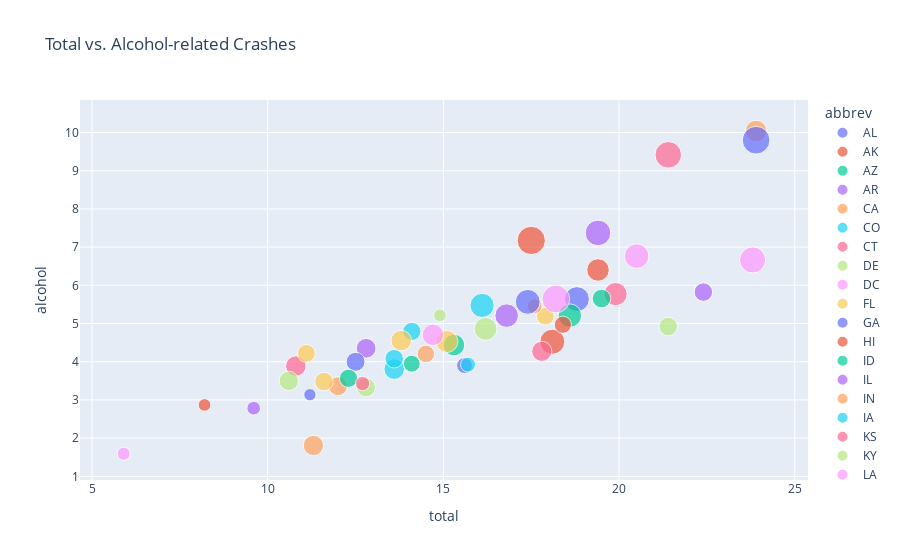

The code cell stored with this chart in its notebook:
### Markdown cell above
**Interpretation:**

The scatter plot would depict the relationship between the total number of crashes and insurance premiums for each state. Each state would be represented as a point, with its position determined by the total number of crashes (on the x-axis) and insurance premiums (on the y-axis). The color of each point would represent the state abbreviation. This visualization can help determine if states with higher numbers of crashes also have higher insurance premiums, indicating a potential correlation between risk and cos

### Code cell
# plot 9: Bubble Plot of Total Crashes vs. Alcohol-related Crashe
fig9 = px.scatter(df, x='total', y='alcohol', size='speeding', title='Total vs. Alcohol-related Crashes', color='abbrev')
fig9.show()

### Figure 1 — Plotly figure (JSON) as saved in the notebook; plotly's stock layout.template omitted (floating-point values rounded to 4 significant figures)
{"data": [{"hovertemplate": "abbrev=AL<br>total=%{x}<br>alcohol=%{y}<br>speeding=%{marker.size}<extra></extra>", "legendgroup": "AL", "marker": {"color": "#636efa", "size": [7.332], "sizemode": "area", "sizeref": 0.02362, "symbol": "circle"}, "mode": "markers", "name": "AL", "orientation": "v", "showlegend": true, "type": "scatter", "x": [18.8], "xaxis": "x", "y": [5.64], "yaxis": "y"}, {"hovertemplate": "abbrev=AK<br>total=%{x}<br>alcohol=%{y}<br>speeding=%{marker.size}<extra></extra>", "legendgroup": "AK", "marker": {"color": "#EF553B", "size": [7.421], "sizemode": "area", "sizeref": 0.02362, "symbol": "circle"}, "mode": "markers", "name": "AK", "orientation": "v", "showlegend": true, "type": "scatter", "x": [18.1], "xaxis": "x", "y": [4.525], "yaxis": "y"}, {"hovertemplate": "abbrev=AZ<br>total=%{x}<br>alcohol=%{y}<br>speeding=%{marker.size}<extra></extra>", "legendgroup": "AZ", "marker": {"color": "#00cc96", "size": [6.51], "sizemode": "area", "sizeref": 0.02362, "symbol": "circle"}, "mode": "markers", "name": "AZ", "orientation": "v", "showlegend": true, "type": "scatter", "x": [18.6], "xaxis": "x", "y": [5.208], "yaxis": "y"}, {"hovertemplate": "abbrev=AR<br>total=%{x}<br>alcohol=%{y}<br>speeding=%{marker.size}<extra></extra>", "legendgroup": "AR", "marker": {"color": "#ab63fa", "size": [4.032], "sizemode": "area", "sizeref": 0.02362, "symbol": "circle"}, "mode": "markers", "name": "AR", "orientation": "v", "showlegend": true, "type": "scatter", "x": [22.4], "xaxis": "x", "y": [5.824], "yaxis": "y"}, {"hovertemplate": "abbrev=CA<br>total=%{x}<br>alcohol=%{y}<br>speeding=%{marker.size}<extra></extra>", "legendgroup": "CA", "marker": {"color": "#FFA15A", "size": [4.2], "sizemode": "area", "sizeref": 0.02362, "symbol": "circle"}, "mode": "markers", "name": "CA", "orientation": "v", "showlegend": true, "type": "scatter", "x": [12], "xaxis": "x", "y": [3.36], "yaxis": "y"}, {"hovertemplate": "abbrev=CO<br>total=%{x}<br>alcohol=%{y}<br>speeding=%{marker.size}<extra></extra>", "legendgroup": "CO", "marker": {"color": "#19d3f3", "size": [5.032], "sizemode": "area", "sizeref": 0.02362, "symbol": "circle"}, "mode": "markers", "name": "CO", "orientation": "v", "showlegend": true, "type": "scatter", "x": [13.6], "xaxis": "x", "y": [3.808], "yaxis": "y"}, {"hovertemplate": "abbrev=CT<br>total=%{x}<br>alcohol=%{y}<br>speeding=%{marker.size}<extra></extra>", "legendgroup": "CT", "marker": {"color": "#FF6692", "size": [4.968], "sizemode": "area", "sizeref": 0.02362, "symbol": "circle"}, "mode": "markers", "name": "CT", "orientation": "v", "showlegend": true, "type": "scatter", "x": [10.8], "xaxis": "x", "y": [3.888], "yaxis": "y"}, {"hovertemplate": "abbrev=DE<br>total=%{x}<br>alcohol=%{y}<br>speeding=%{marker.size}<extra></extra>", "legendgroup": "DE", "marker": {"color": "#B6E880", "size": [6.156], "sizemode": "area", "sizeref": 0.02362, "symbol": "circle"}, "mode": "markers", "name": "DE", "orientation": "v", "showlegend": true, "type": "scatter", "x": [16.2], "xaxis": "x", "y": [4.86], "yaxis": "y"}, {"hovertemplate": "abbrev=DC<br>total=%{x}<br>alcohol=%{y}<br>speeding=%{marker.size}<extra></extra>", "legendgroup": "DC", "marker": {"color": "#FF97FF", "size": [2.006], "sizemode": "area", "sizeref": 0.02362, "symbol": "circle"}, "mode": "markers", "name": "DC", "orientation": "v", "showlegend": true, "type": "scatter", "x": [5.9], "xaxis": "x", "y": [1.593], "yaxis": "y"}, {"hovertemplate": "abbrev=FL<br>total=%{x}<br>alcohol=%{y}<br>speeding=%{marker.size}<extra></extra>", "legendgroup": "FL", "marker": {"color": "#FECB52", "size": [3.759], "sizemode": "area", "sizeref": 0.02362, "symbol": "circle"}, "mode": "markers", "name": "FL", "orientation": "v", "showlegend": true, "type": "scatter", "x": [17.9], "xaxis": "x", "y": [5.191], "yaxis": "y"}, {"hovertemplate": "abbrev=GA<br>total=%{x}<br>alcohol=%{y}<br>speeding=%{marker.size}<extra></extra>", "legendgroup": "GA", "marker": {"color": "#636efa", "size": [2.964], "sizemode": "area", "sizeref": 0.02362, "symbol": "circle"}, "mode": "markers", "name": "GA", "orientation": "v", "showlegend": true, "type": "scatter", "x": [15.6], "xaxis": "x", "y": [3.9], "yaxis": "y"}, {"hovertemplate": "abbrev=HI<br>total=%{x}<br>alcohol=%{y}<br>speeding=%{marker.size}<extra></extra>", "legendgroup": "HI", "marker": {"color": "#EF553B", "size": [9.45], "sizemode": "area", "sizeref": 0.02362, "symbol": "circle"}, "mode": "markers", "name": "HI", "orientation": "v", "showlegend": true, "type": "scatter", "x": [17.5], "xaxis": "x", "y": [7.175], "yaxis": "y"}, {"hovertemplate": "abbrev=ID<br>total=%{x}<br>alcohol=%{y}<br>speeding=%{marker.size}<extra></extra>", "legendgroup": "ID", "marker": {"color": "#00cc96", "size": [5.508], "sizemode": "area", "sizeref": 0.02362, "symbol": "circle"}, "mode": "markers", "name": "ID", "orientation": "v", "showlegend": true, "type": "scatter", "x": [15.3], "xaxis": "x", "y": [4.437], "yaxis": "y"}, {"hovertemplate": "abbrev=IL<br>total=%{x}<br>alcohol=%{y}<br>speeding=%{marker.size}<extra></extra>", "legendgroup": "IL", "marker": {"color": "#ab63fa", "size": [4.608], "sizemode": "area", "sizeref": 0.02362, "symbol": "circle"}, "mode": "markers", "name": "IL", "orientation": "v", "showlegend": true, "type": "scatter", "x": [12.8], "xaxis": "x", "y": [4.352], "yaxis": "y"}, {"hovertemplate": "abbrev=IN<br>total=%{x}<br>alcohol=%{y}<br>speeding=%{marker.size}<extra></extra>", "legendgroup": "IN", "marker": {"color": "#FFA15A", "size": [3.625], "sizemode": "area", "sizeref": 0.02362, "symbol": "circle"}, "mode": "markers", "name": "IN", "orientation": "v", "showlegend": true, "type": "scatter", "x": [14.5], "xaxis": "x", "y": [4.205], "yaxis": "y"}, {"hovertemplate": "abbrev=IA<br>total=%{x}<br>alcohol=%{y}<br>speeding=%{marker.size}<extra></extra>", "legendgroup": "IA", "marker": {"color": "#19d3f3", "size": [2.669], "sizemode": "area", "sizeref": 0.02362, "symbol": "circle"}, "mode": "markers", "name": "IA", "orientation": "v", "showlegend": true, "type": "scatter", "x": [15.7], "xaxis": "x", "y": [3.925], "yaxis": "y"}, {"hovertemplate": "abbrev=KS<br>total=%{x}<br>alcohol=%{y}<br>speeding=%{marker.size}<extra></extra>", "legendgroup": "KS", "marker": {"color": "#FF6692", "size": [4.806], "sizemode": "area", "sizeref": 0.02362, "symbol": "circle"}, "mode": "markers", "name": "KS", "orientation": "v", "showlegend": true, "type": "scatter", "x": [17.8], "xaxis": "x", "y": [4.272], "yaxis": "y"}, {"hovertemplate": "abbrev=KY<br>total=%{x}<br>alcohol=%{y}<br>speeding=%{marker.size}<extra></extra>", "legendgroup": "KY", "marker": {"color": "#B6E880", "size": [4.066], "sizemode": "area", "sizeref": 0.02362, "symbol": "circle"}, "mode": "markers", "name": "KY", "orientation": "v", "showlegend": true, "type": "scatter", "x": [21.4], "xaxis": "x", "y": [4.922], "yaxis": "y"}, {"hovertemplate": "abbrev=LA<br>total=%{x}<br>alcohol=%{y}<br>speeding=%{marker.size}<extra></extra>", "legendgroup": "LA", "marker": {"color": "#FF97FF", "size": [7.175], "sizemode": "area", "sizeref": 0.02362, "symbol": "circle"}, "mode": "markers", "name": "LA", "orientation": "v", "showlegend": true, "type": "scatter", "x": [20.5], "xaxis": "x", "y": [6.765], "yaxis": "y"}, {"hovertemplate": "abbrev=ME<br>total=%{x}<br>alcohol=%{y}<br>speeding=%{marker.size}<extra></extra>", "legendgroup": "ME", "marker": {"color": "#FECB52", "size": [5.738], "sizemode": "area", "sizeref": 0.02362, "symbol": "circle"}, "mode": "markers", "name": "ME", "orientation": "v", "showlegend": true, "type": "scatter", "x": [15.1], "xaxis": "x", "y": [4.53], "yaxis": "y"}, {"hovertemplate": "abbrev=MD<br>total=%{x}<br>alcohol=%{y}<br>speeding=%{marker.size}<extra></extra>", "legendgroup": "MD", "marker": {"color": "#636efa", "size": [4.25], "sizemode": "area", "sizeref": 0.02362, "symbol": "circle"}, "mode": "markers", "name": "MD", "orientation": "v", "showlegend": true, "type": "scatter", "x": [12.5], "xaxis": "x", "y": [4], "yaxis": "y"}, {"hovertemplate": "abbrev=MA<br>total=%{x}<br>alcohol=%{y}<br>speeding=%{marker.size}<extra></extra>", "legendgroup": "MA", "marker": {"color": "#EF553B", "size": [1.886], "sizemode": "area", "sizeref": 0.02362, "symbol": "circle"}, "mode": "markers", "name": "MA", "orientation": "v", "showlegend": true, "type": "scatter", "x": [8.2], "xaxis": "x", "y": [2.87], "yaxis": "y"}, {"hovertemplate": "abbrev=MI<br>total=%{x}<br>alcohol=%{y}<br>speeding=%{marker.size}<extra></extra>", "legendgroup": "MI", "marker": {"color": "#00cc96", "size": [3.384], "sizemode": "area", "sizeref": 0.02362, "symbol": "circle"}, "mode": "markers", "name": "MI", "orientation": "v", "showlegend": true, "type": "scatter", "x": [14.1], "xaxis": "x", "y": [3.948], "yaxis": "y"}, {"hovertemplate": "abbrev=MN<br>total=%{x}<br>alcohol=%{y}<br>speeding=%{marker.size}<extra></extra>", "legendgroup": "MN", "marker": {"color": "#ab63fa", "size": [2.208], "sizemode": "area", "sizeref": 0.02362, "symbol": "circle"}, "mode": "markers", "name": "MN", "orientation": "v", "showlegend": true, "type": "scatter", "x": [9.6], "xaxis": "x", "y": [2.784], "yaxis": "y"}, {"hovertemplate": "abbrev=MS<br>total=%{x}<br>alcohol=%{y}<br>speeding=%{marker.size}<extra></extra>", "legendgroup": "MS", "marker": {"color": "#FFA15A", "size": [2.64], "sizemode": "area", "sizeref": 0.02362, "symbol": "circle"}, "mode": "markers", "name": "MS", "orientation": "v", "showlegend": true, "type": "scatter", "x": [17.6], "xaxis": "x", "y": [5.456], "yaxis": "y"}, {"hovertemplate": "abbrev=MO<br>total=%{x}<br>alcohol=%{y}<br>speeding=%{marker.size}<extra></extra>", "legendgroup": "MO", "marker": {"color": "#19d3f3", "size": [6.923], "sizemode": "area", "sizeref": 0.02362, "symbol": "circle"}, "mode": "markers", "name": "MO", "orientation": "v", "showlegend": true, "type": "scatter", "x": [16.1], "xaxis": "x", "y": [5.474], "yaxis": "y"}, {"hovertemplate": "abbrev=MT<br>total=%{x}<br>alcohol=%{y}<br>speeding=%{marker.size}<extra></extra>", "legendgroup": "MT", "marker": {"color": "#FF6692", "size": [8.346], "sizemode": "area", "sizeref": 0.02362, "symbol": "circle"}, "mode": "markers", "name": "MT", "orientation": "v", "showlegend": true, "type": "scatter", "x": [21.4], "xaxis": "x", "y": [9.416], "yaxis": "y"}, {"hovertemplate": "abbrev=NE<br>total=%{x}<br>alcohol=%{y}<br>speeding=%{marker.size}<extra></extra>", "legendgroup": "NE", "marker": {"color": "#B6E880", "size": [1.937], "sizemode": "area", "sizeref": 0.02362, "symbol": "circle"}, "mode": "markers", "name": "NE", "orientation": "v", "showlegend": true, "type": "scatter", "x": [14.9], "xaxis": "x", "y": [5.215], "yaxis": "y"}, {"hovertemplate": "abbrev=NV<br>total=%{x}<br>alcohol=%{y}<br>speeding=%{marker.size}<extra></extra>", "legendgroup": "NV", "marker": {"color": "#FF97FF", "size": [5.439], "sizemode": "area", "sizeref": 0.02362, "symbol": "circle"}, "mode": "markers", "name": "NV", "orientation": "v", "showlegend": true, "type": "scatter", "x": [14.7], "xaxis": "x", "y": [4.704], "yaxis": "y"}, {"hovertemplate": "abbrev=NH<br>total=%{x}<br>alcohol=%{y}<br>speeding=%{marker.size}<extra></extra>", "legendgroup": "NH", "marker": {"color": "#FECB52", "size": [4.06], "sizemode": "area", "sizeref": 0.02362, "symbol": "circle"}, "mode": "markers", "name": "NH", "orientation": "v", "showlegend": true, "type": "scatter", "x": [11.6], "xaxis": "x", "y": [3.48], "yaxis": "y"}, {"hovertemplate": "abbrev=NJ<br>total=%{x}<br>alcohol=%{y}<br>speeding=%{marker.size}<extra></extra>", "legendgroup": "NJ", "marker": {"color": "#636efa", "size": [1.792], "sizemode": "area", "sizeref": 0.02362, "symbol": "circle"}, "mode": "markers", "name": "NJ", "orientation": "v", "showlegend": true, "type": "scatter", "x": [11.2], "xaxis": "x", "y": [3.136], "yaxis": "y"}, {"hovertemplate": "abbrev=NM<br>total=%{x}<br>alcohol=%{y}<br>speeding=%{marker.size}<extra></extra>", "legendgroup": "NM", "marker": {"color": "#EF553B", "size": [3.496], "sizemode": "area", "sizeref": 0.02362, "symbol": "circle"}, "mode": "markers", "name": "NM", "orientation": "v", "showlegend": true, "type": "scatter", "x": [18.4], "xaxis": "x", "y": [4.968], "yaxis": "y"}, {"hovertemplate": "abbrev=NY<br>total=%{x}<br>alcohol=%{y}<br>speeding=%{marker.size}<extra></extra>", "legendgroup": "NY", "marker": {"color": "#00cc96", "size": [3.936], "sizemode": "area", "sizeref": 0.02362, "symbol": "circle"}, "mode": "markers", "name": "NY", "orientation": "v", "showlegend": true, "type": "scatter", "x": [12.3], "xaxis": "x", "y": [3.567], "yaxis": "y"}, {"hovertemplate": "abbrev=NC<br>total=%{x}<br>alcohol=%{y}<br>speeding=%{marker.size}<extra></extra>", "legendgroup": "NC", "marker": {"color": "#ab63fa", "size": [6.552], "sizemode": "area", "sizeref": 0.02362, "symbol": "circle"}, "mode": "markers", "name": "NC", "orientation": "v", "showlegend": true, "type": "scatter", "x": [16.8], "xaxis": "x", "y": [5.208], "yaxis": "y"}, {"hovertemplate": "abbrev=ND<br>total=%{x}<br>alcohol=%{y}<br>speeding=%{marker.size}<extra></extra>", "legendgroup": "ND", "marker": {"color": "#FFA15A", "size": [5.497], "sizemode": "area", "sizeref": 0.02362, "symbol": "circle"}, "mode": "markers", "name": "ND", "orientation": "v", "showlegend": true, "type": "scatter", "x": [23.9], "xaxis": "x", "y": [10.04], "yaxis": "y"}, {"hovertemplate": "abbrev=OH<br>total=%{x}<br>alcohol=%{y}<br>speeding=%{marker.size}<extra></extra>", "legendgroup": "OH", "marker": {"color": "#19d3f3", "size": [3.948], "sizemode": "area", "sizeref": 0.02362, "symbol": "circle"}, "mode": "markers", "name": "OH", "orientation": "v", "showlegend": true, "type": "scatter", "x": [14.1], "xaxis": "x", "y": [4.794], "yaxis": "y"}, {"hovertemplate": "abbrev=OK<br>total=%{x}<br>alcohol=%{y}<br>speeding=%{marker.size}<extra></extra>", "legendgroup": "OK", "marker": {"color": "#FF6692", "size": [6.368], "sizemode": "area", "sizeref": 0.02362, "symbol": "circle"}, "mode": "markers", "name": "OK", "orientation": "v", "showlegend": true, "type": "scatter", "x": [19.9], "xaxis": "x", "y": [5.771], "yaxis": "y"}, {"hovertemplate": "abbrev=OR<br>total=%{x}<br>alcohol=%{y}<br>speeding=%{marker.size}<extra></extra>", "legendgroup": "OR", "marker": {"color": "#B6E880", "size": [4.224], "sizemode": "area", "sizeref": 0.02362, "symbol": "circle"}, "mode": "markers", "name": "OR", "orientation": "v", "showlegend": true, "type": "scatter", "x": [12.8], "xaxis": "x", "y": [3.328], "yaxis": "y"}, {"hovertemplate": "abbrev=PA<br>total=%{x}<br>alcohol=%{y}<br>speeding=%{marker.size}<extra></extra>", "legendgroup": "PA", "marker": {"color": "#FF97FF", "size": [9.1], "sizemode": "area", "sizeref": 0.02362, "symbol": "circle"}, "mode": "markers", "name": "PA", "orientation": "v", "showlegend": true, "type": "scatter", "x": [18.2], "xaxis": "x", "y": [5.642], "yaxis": "y"}, {"hovertemplate": "abbrev=RI<br>total=%{x}<br>alcohol=%{y}<br>speeding=%{marker.size}<extra></extra>", "legendgroup": "RI", "marker": {"color": "#FECB52", "size": [3.774], "sizemode": "area", "sizeref": 0.02362, "symbol": "circle"}, "mode": "markers", "name": "RI", "orientation": "v", "showlegend": true, "type": "scatter", "x": [11.1], "xaxis": "x", "y": [4.218], "yaxis": "y"}, {"hovertemplate": "abbrev=SC<br>total=%{x}<br>alcohol=%{y}<br>speeding=%{marker.size}<extra></extra>", "legendgroup": "SC", "marker": {"color": "#636efa", "size": [9.082], "sizemode": "area", "sizeref": 0.02362, "symbol": "circle"}, "mode": "markers", "name": "SC", "orientation": "v", "showlegend": true, "type": "scatter", "x": [23.9], "xaxis": "x", "y": [9.799], "yaxis": "y"}, {"hovertemplate": "abbrev=SD<br>total=%{x}<br>alcohol=%{y}<br>speeding=%{marker.size}<extra></extra>", "legendgroup": "SD", "marker": {"color": "#EF553B", "size": [6.014], "sizemode": "area", "sizeref": 0.02362, "symbol": "circle"}, "mode": "markers", "name": "SD", "orientation": "v", "showlegend": true, "type": "scatter", "x": [19.4], "xaxis": "x", "y": [6.402], "yaxis": "y"}, {"hovertemplate": "abbrev=TN<br>total=%{x}<br>alcohol=%{y}<br>speeding=%{marker.size}<extra></extra>", "legendgroup": "TN", "marker": {"color": "#00cc96", "size": [4.095], "sizemode": "area", "sizeref": 0.02362, "symbol": "circle"}, "mode": "markers", "name": "TN", "orientation": "v", "showlegend": true, "type": "scatter", "x": [19.5], "xaxis": "x", "y": [5.655], "yaxis": "y"}, {"hovertemplate": "abbrev=TX<br>total=%{x}<br>alcohol=%{y}<br>speeding=%{marker.size}<extra></extra>", "legendgroup": "TX", "marker": {"color": "#ab63fa", "size": [7.76], "sizemode": "area", "sizeref": 0.02362, "symbol": "circle"}, "mode": "markers", "name": "TX", "orientation": "v", "showlegend": true, "type": "scatter", "x": [19.4], "xaxis": "x", "y": [7.372], "yaxis": "y"}, {"hovertemplate": "abbrev=UT<br>total=%{x}<br>alcohol=%{y}<br>speeding=%{marker.size}<extra></extra>", "legendgroup": "UT", "marker": {"color": "#FFA15A", "size": [4.859], "sizemode": "area", "sizeref": 0.02362, "symbol": "circle"}, "mode": "markers", "name": "UT", "orientation": "v", "showlegend": true, "type": "scatter", "x": [11.3], "xaxis": "x", "y": [1.808], "yaxis": "y"}, {"hovertemplate": "abbrev=VT<br>total=%{x}<br>alcohol=%{y}<br>speeding=%{marker.size}<extra></extra>", "legendgroup": "VT", "marker": {"color": "#19d3f3", "size": [4.08], "sizemode": "area", "sizeref": 0.02362, "symbol": "circle"}, "mode": "markers", "name": "VT", "orientation": "v", "showlegend": true, "type": "scatter", "x": [13.6], "xaxis": "x", "y": [4.08], "yaxis": "y"}, {"hovertemplate": "abbrev=VA<br>total=%{x}<br>alcohol=%{y}<br>speeding=%{marker.size}<extra></extra>", "legendgroup": "VA", "marker": {"color": "#FF6692", "size": [2.413], "sizemode": "area", "sizeref": 0.02362, "symbol": "circle"}, "mode": "markers", "name": "VA", "orientation": "v", "showlegend": true, "type": "scatter", "x": [12.7], "xaxis": "x", "y": [3.429], "yaxis": "y"}, {"hovertemplate": "abbrev=WA<br>total=%{x}<br>alcohol=%{y}<br>speeding=%{marker.size}<extra></extra>", "legendgroup": "WA", "marker": {"color": "#B6E880", "size": [4.452], "sizemode": "area", "sizeref": 0.02362, "symbol": "circle"}, "mode": "markers", "name": "WA", "orientation": "v", "showlegend": true, "type": "scatter", "x": [10.6], "xaxis": "x", "y": [3.498], "yaxis": "y"}, {"hovertemplate": "abbrev=WV<br>total=%{x}<br>alcohol=%{y}<br>speeding=%{marker.size}<extra></extra>", "legendgroup": "WV", "marker": {"color": "#FF97FF", "size": [8.092], "sizemode": "area", "sizeref": 0.02362, "symbol": "circle"}, "mode": "markers", "name": "WV", "orientation": "v", "showlegend": true, "type": "scatter", "x": [23.8], "xaxis": "x", "y": [6.664], "yaxis": "y"}, {"hovertemplate": "abbrev=WI<br>total=%{x}<br>alcohol=%{y}<br>speeding=%{marker.size}<extra></extra>", "legendgroup": "WI", "marker": {"color": "#FECB52", "size": [4.968], "sizemode": "area", "sizeref": 0.02362, "symbol": "circle"}, "mode": "markers", "name": "WI", "orientation": "v", "showlegend": true, "type": "scatter", "x": [13.8], "xaxis": "x", "y": [4.554], "yaxis": "y"}, {"hovertemplate": "abbrev=WY<br>total=%{x}<br>alcohol=%{y}<br>speeding=%{marker.size}<extra></extra>", "legendgroup": "WY", "marker": {"color": "#636efa", "size": [7.308], "sizemode": "area", "sizeref": 0.02362, "symbol": "circle"}, "mode": "markers", "name": "WY", "orientation": "v", "showlegend": true, "type": "scatter", "x": [17.4], "xaxis": "x", "y": [5.568], "yaxis": "y"}], "layout": {"legend": {"itemsizing": "constant", "title": {"text": "abbrev"}, "tracegroupgap": 0}, "title": {"text": "Total vs. Alcohol-related Crashes"}, "xaxis": {"anchor": "y", "domain": [0, 1], "title": {"text": "total"}}, "yaxis": {"anchor": "x", "domain": [0, 1], "title": {"text": "alcohol"}}}}
